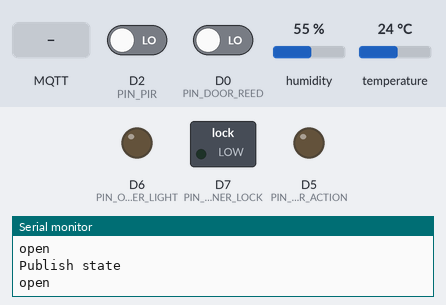
Bench run of a sketch on a simulated ESP8266 (NodeMCU). On the bench: switched loads named in the sketch (green lamp = pin HIGH), output pins drawn as LEDs (lit = HIGH), the last lines printed to the serial monitor. The test bench sets the inputs (shaded band); at power-on: D2 (PIN_PIR) LOW, D0 (PIN_DOOR_REED) LOW, humidity 55 %, temperature 24 °C. WiFi joins after 1.5 s; servers stay silent unless stated; no MQTT or app messages arrive unless stated.

Above: at 7.7 s.
7.8 s: MQTT message "light on" arrives on the first subscribed topic
At 7.92 s:
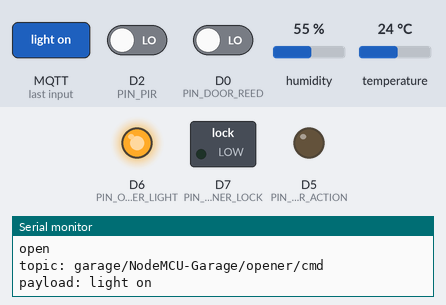
9.5 s: MQTT message "lock on" arrives on the first subscribed topic
At 10.2 s:
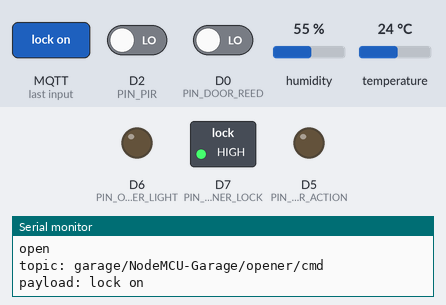
14.0 s: MQTT message "light off" arrives on the first subscribed topic
At 15.6 s:
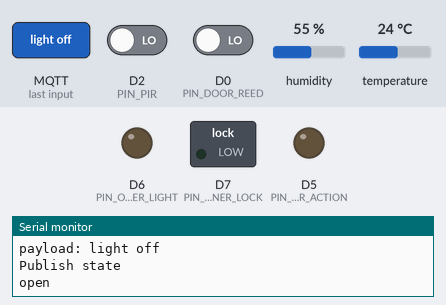
Timing chart, 0 to 16.5 s (numbered marks = the images above; inputs shaded):
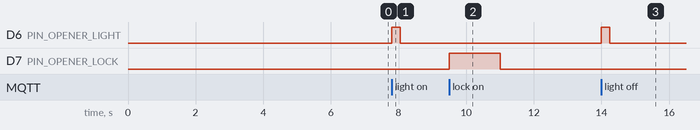

The sketch:

garage-mqtt.ino
```cpp
#include <ESP8266WiFi.h>
#include <PubSubClient.h>

#include <ArduinoJson.h>
#include <ArduinoOTA.h>
#include "DHT.h"

#include "config.h"

// setup INPUT pins
#define PIN_DOOR_REED D0
#define PIN_DHT D1
#define PIN_PIR D2

// setup OUTPUT pins
#define PIN_OPENER_ACTION D5
#define PIN_OPENER_LIGHT D6
#define PIN_OPENER_LOCK D7


// setup DHT
#define DHTTYPE DHT22
DHT dht(PIN_DHT, DHTTYPE);


// setup MQTT availability info
const char* birth_message = "online";
const char* lwt_message = "offline";

// setup MQTT topic info
const String availability_topic = room + "/" + mqtt_client_id + "/" + "availability";
const String mqtt_command_topic = room + "/" + host + "/opener/cmd";
const String mqtt_state_topic = room + "/" + host + "/state";

const char* availability_topic_str = availability_topic.c_str();
const char* mqtt_command_topic_str = mqtt_command_topic.c_str();
const char* mqtt_state_topic_str = mqtt_state_topic.c_str();

// define the CMDs for opener
#define CMD_ACTION "action"
#define CMD_RESET_LOCK_LIGHT "reset_lock_light"

// setup state variables
String door_state = "closed";
String door_state_prev = "closed";
long door_state_time = 0;

String motion = "yes";
String motion_prev = "";
long motion_time = 0;

String opener_lock = "lock off";
String opener_light = "light off";

float humidity;
float temperature;


// setup other vars
long last_publish_time = 0;
long last_dht_read_time = 0;

// setup some constants
const int REED_DEBOUNCE_TIME = 3000;
const int MOTION_DEBOUNCE_TIME = 10000;
const int BUFFER_SIZE = 300;
const int REPORTING_DELAY = 150000;
const int DHT_READ_DELAY = 10000;


WiFiClient espClient;
PubSubClient client(espClient);


void setup() {
  Serial.begin(115200);
  while(!Serial) { }

  // setup pin modes
  pinMode(PIN_PIR, INPUT);
  pinMode(PIN_OPENER_ACTION, OUTPUT);
  digitalWrite(PIN_OPENER_ACTION, LOW);
  pinMode(PIN_OPENER_LIGHT, OUTPUT);
  digitalWrite(PIN_OPENER_LIGHT, LOW);
  pinMode(PIN_OPENER_LOCK, OUTPUT);
  digitalWrite(PIN_OPENER_LOCK, LOW);

  pinMode(PIN_DOOR_REED, INPUT_PULLDOWN_16);

  setup_wifi();

  client.setServer(mqtt_server, 1883);
  client.setCallback(callback);

  // setup OTA
  ArduinoOTA.setHostname(host);

  ArduinoOTA.onStart([]() {
    String type;
    if (ArduinoOTA.getCommand() == U_FLASH) {
      type = "sketch";
    } else { // U_SPIFFS
      type = "filesystem";
    }

    // NOTE: if updating SPIFFS this would be the place to unmount SPIFFS using SPIFFS.end()
    Serial.println("Start updating " + type);
  });
  ArduinoOTA.onEnd([]() {
    Serial.println("\nEnd");
  });
  ArduinoOTA.onProgress([](unsigned int progress, unsigned int total) {
    Serial.printf("Progress: %u%%\r", (progress / (total / 100)));
  });
  ArduinoOTA.onError([](ota_error_t error) {
    Serial.printf("Error[%u]: ", error);
    if (error == OTA_AUTH_ERROR) {
      Serial.println("Auth Failed");
    } else if (error == OTA_BEGIN_ERROR) {
      Serial.println("Begin Failed");
    } else if (error == OTA_CONNECT_ERROR) {
      Serial.println("Connect Failed");
    } else if (error == OTA_RECEIVE_ERROR) {
      Serial.println("Receive Failed");
    } else if (error == OTA_END_ERROR) {
      Serial.println("End Failed");
    }
  });
  ArduinoOTA.begin();

  // wait for DHT22 to stabilize
  delay(5000);
}


void setup_wifi() {

  delay(10);
  // Connect to WiFi network
  Serial.println();
  Serial.print("Connecting to ");
  Serial.println(ssid);

  WiFi.hostname(host);

  WiFi.begin(ssid, password);

  while (WiFi.status() != WL_CONNECTED) {
    delay(500);
    Serial.print(".");
  }

  Serial.println("");
  Serial.print("WiFi connected to: ");
  Serial.print(ssid);
  Serial.println("");
  Serial.print("IP address: ");
  Serial.println(WiFi.localIP());
}


void callback(char* topic, byte* payload, unsigned int length) {
  /*Serial.print("Message arrived [");
  Serial.print(topic);
  Serial.print("] ");

  for (int i = 0; i < length; i++) {
    Serial.print((char)payload[i]);
  }

  Serial.println();*/

  String topicToProcess = topic;

  payload[length] = '\0';
  String payloadToProcess = String((char *)payload);

  triggerDoorAction(topicToProcess, payloadToProcess);
}


void triggerDoorAction(String topic, String payload){
  Serial.print("topic: ");
  Serial.println(topic);

  Serial.print("payload: ");
  Serial.println(payload);

  if(payload == CMD_ACTION){
    digitalWrite(PIN_OPENER_ACTION, HIGH);
    delay(250);
    digitalWrite(PIN_OPENER_ACTION, LOW);
  }
  else if(payload == "light on" || payload == "light off"){
    digitalWrite(PIN_OPENER_LIGHT, HIGH);
    delay(250);
    digitalWrite(PIN_OPENER_LIGHT, LOW);
    opener_light = payload;
    publish_state();
  }
  else if(payload == "lock on" || payload == "lock off"){
    digitalWrite(PIN_OPENER_LOCK, HIGH);
    delay(1500);
    digitalWrite(PIN_OPENER_LOCK, LOW);
    opener_lock = payload;
    publish_state();
  }
  else if(payload == CMD_RESET_LOCK_LIGHT){
    opener_light = "light off";
    opener_lock = "lock off";
    publish_state();
  }
}


void reconnect() {
  // Loop until we're reconnected
  while (!client.connected()) {
    Serial.print("Attempting MQTT connection...");
    // Attempt to connect
    if (client.connect(mqtt_client_id, mqtt_username, mqtt_password, availability_topic_str, 0, true, lwt_message)) {
      Serial.println("Connected!");

      // Publish the birth message on connect/reconnect
      publish_birth_message();

      // Subscribe to the action topics to listen for action messages
      Serial.print("Subscribing to ");
      Serial.print(mqtt_command_topic);
      Serial.println("...");
      client.subscribe(mqtt_command_topic_str);

      // Publish the current door status on connect/reconnect to ensure status is synced with whatever happened while disconnected
      //publish_door1_status();
    }
    else {
      Serial.print("MQTT failed, rc=");
      Serial.print(client.state());
      Serial.println(" try again in 5 seconds");
      // Wait 5 seconds before retrying
      delay(5000);
    }
  }
}


void publish_birth_message() {
  // Publish the birthMessage
  Serial.print("Publishing birth message \"");
  Serial.print(birth_message);
  Serial.print("\" to ");
  Serial.print(availability_topic);
  Serial.println("...");
  client.publish(availability_topic_str, birth_message, true);
}


void publish_state(){
  Serial.println("Publish state");
  Serial.println((String)door_state);
  StaticJsonBuffer<BUFFER_SIZE> jsonBuffer;
  JsonObject& root = jsonBuffer.createObject();

  root["door_state"] = (String)door_state;
  root["rssi"] = (String)WiFi.RSSI();
  root["motion"] = (String)motion;
  root["temperature"] = (String)temperature;
  root["humidity"] = (String)humidity;
  root["opener_lock"] = (String)opener_lock;
  root["opener_light"] = (String)opener_light;

  char buffer[root.measureLength() + 1];
  root.printTo(buffer, sizeof(buffer));

  client.publish(mqtt_state_topic_str, buffer, true);
}


void checkDoorStatus(){
  unsigned int current_time = millis();
  // if within bounce time ignore
  if (current_time - door_state_time >= REED_DEBOUNCE_TIME) {
    // get status of sensor
    if(digitalRead(PIN_DOOR_REED)) door_state = "closed";
    else door_state = "open";

    // check if its different
    if (door_state != door_state_prev) {
      publish_state();
      door_state_prev = door_state;
      door_state_time = current_time;
    }
  }
}


void readPIR(){
  unsigned int current_time = millis();

  if(digitalRead(PIN_PIR) == HIGH){
    motion = "yes";
    motion_time = current_time;
  }

  if(current_time - motion_time > MOTION_DEBOUNCE_TIME){
    motion = "no";
  }

  if(motion != motion_prev){
    motion_prev = motion;
    publish_state();
  }
}


void readDHT(){
  float h = dht.readHumidity();
  float t = dht.readTemperature(true);

  // Check if any reads failed and exit early (to try again).
  if (isnan(h) || isnan(t)) {
    Serial.println("Failed to read from DHT sensor!");
    return;
  }
  humidity = h;
  temperature = t;
}


void loop() {
  ArduinoOTA.handle();

  if (!client.connected()) {
    reconnect();
  }
  client.loop();

  long now = millis();
  if(temperature == 0 || now - last_dht_read_time > DHT_READ_DELAY){
    readDHT();
    last_dht_read_time = now;
  }

  if ( (now - last_publish_time > REPORTING_DELAY) ) {
    publish_state();
    last_publish_time = now;
  }

  // check door
  checkDoorStatus();
  readPIR();

}
```

config.h
```cpp
// setup Wifi info
const char* ssid = "My-Network-Name";
const char* password = "my-very-secure-password";
const char* host = "NodeMCU-Garage";

// setup MQTT server info
const char* mqtt_server = "mqtt.samholton.com";
const char* mqtt_username = "mqtt-user";
const char* mqtt_password = "mqtt-password";
const char* mqtt_client_id = host;
const String room = "garage";
```

Measured:
- after the input at 7.8 s, D6 (PIN_OPENER_LIGHT): LOW → HIGH at once, → LOW 0.25 s later
- after the input at 9.5 s, D7 (PIN_OPENER_LOCK): LOW → HIGH at once, → LOW 1.5 s later
- after the input at 14.0 s, D6 (PIN_OPENER_LIGHT): LOW → HIGH at once, → LOW 0.25 s later
